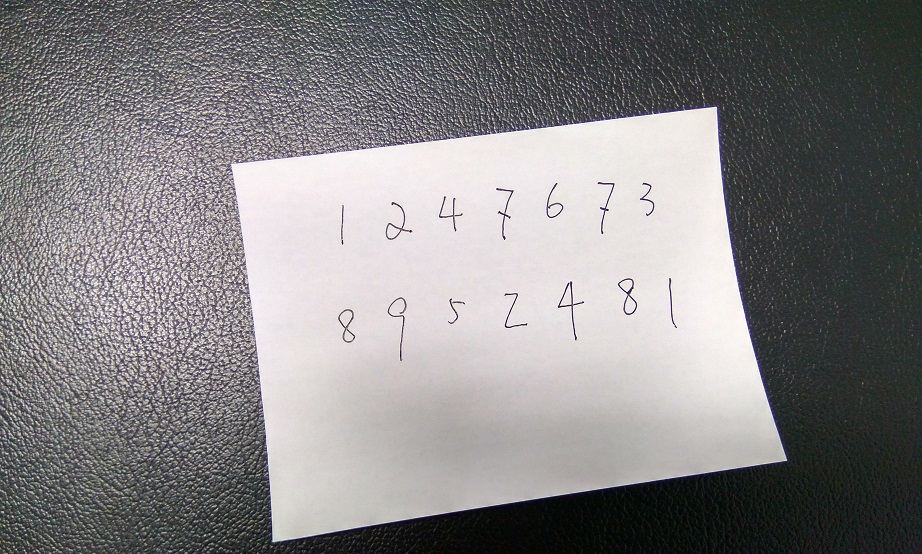
#> input picture WritingRecog/1.jpg, 922 x 554 px
$ python -i align.py   (imports and definitions only)
#> lines starting #> are read from the running program, lines starting #| are printed output that depends on the picture; after the words box and inside, x2 and y2 are one past the last pixel; in counts of white or black regions, pixels touching at a corner belong together; long printed decimals are rounded
#coding=utf-8
import cv2
import numpy as np
from sklearn.cluster import KMeans

# [6 lines left out: function R, not called in this run]
PAPER_WIDTH = 1190.0
PAPER_HEIGHT = 1684.0

def align(filename):
#> called with filename = '1.jpg'
    def is_pic(num):
        return ("%d.jpg" % num) in filename
    im = cv2.imread(filename)
#> im is the input picture: shape (554, 922, 3); mean B, G, R 131.2, 130.2, 132.1
    gray = cv2.cvtColor(im, cv2.COLOR_BGR2GRAY)
    gray = cv2.GaussianBlur(gray, (5,5), 0)
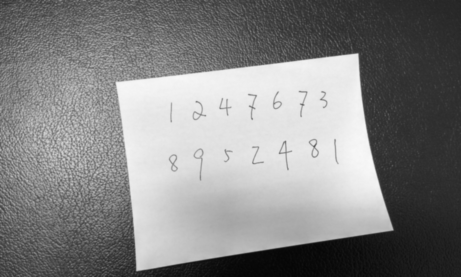
#> gray: shape (554, 922) (shown at 1/2 size); min 5, max 248, mean 130.9
    #cv2.imshow("gray",R(gray))

    if is_pic(4):
        edges = cv2.Canny(gray, 10, 100, apertureSize = 3) # pic4
        lines = cv2.HoughLines(edges, 1, np.pi / 360, 650) # pic4
    elif is_pic(5):
        edges = cv2.Canny(gray, 220, 300, apertureSize = 3)
        lines = cv2.HoughLines(edges, 1, np.pi / 360, 200)
    else:
        edges = cv2.Canny(gray, 220, 300, apertureSize = 3)
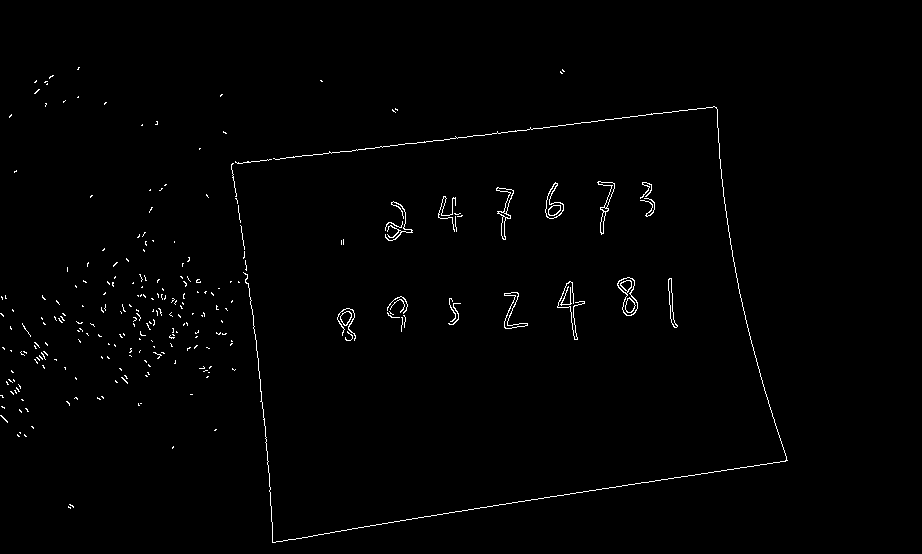
#> edges: shape (554, 922); 0.97% white in thin lines or dots, all inside (x1, y1, x2, y2) = (0, 67, 788, 543)
        lines = cv2.HoughLines(edges, 1, np.pi / 360, 60)
#> lines = 52 rows, first 8: [577, 1.41], [192, 1.45], [572, 1.42], [189, 1.46], [580, 1.4], [-222, 3.05], [-218, 3.04], [582, 1.4]

    #cv2.imshow("edges", R(edges))
    #cv2.waitKey(0)
#pic5 200 else 60
    print ("lines: ", len(lines))
#| lines:  52

    def merge_lines(lines):
        nlines = [line[0] for line in lines]
#> nlines = 52 pairs, first value -707 to 584, second value 1.39 to 3.08
        km = KMeans(4)
        km.fit(nlines)
        return km.cluster_centers_

    lines = merge_lines(lines)
#> lines = [[-217.9, 3.03], [-662.9, 2.94], [577.9, 1.41], [191.2, 1.45]]

    print (lines)
#| [[-217.917    3.033]
#|  [-662.852    2.942]
#|  [ 577.857    1.409]
#|  [ 191.167    1.452]]
    result = im.copy()
    h,w,c = result.shape
    for line in lines:
        # line: xcos(t) + ysin(y) - p = 0
        rho, theta = line
        _cos = np.cos(theta)
        _sin = np.sin(theta)
        if _cos != 0:
            pt1 = (int(rho / _cos), 0)
            pt2 = (int((rho - h * _sin) / _cos), h)
        else:
            #horizontal
            pt1 = (0, rho)
            pt2 = (w, rho)
        cv2.line(result, pt1, pt2, (0,0,255), 3)
#> this loop made 4 passes
#> (rho, theta, pt1, pt2) on passes 1 to 4: (-217.9, 3.03, (219, 0), (279, 554)), (-662.9, 2.94, (676, 0), (788, 554)), (577.9, 1.41, (3581, 0), (192, 554)), (191.2, 1.45, (1606, 0), (-3016, 554))
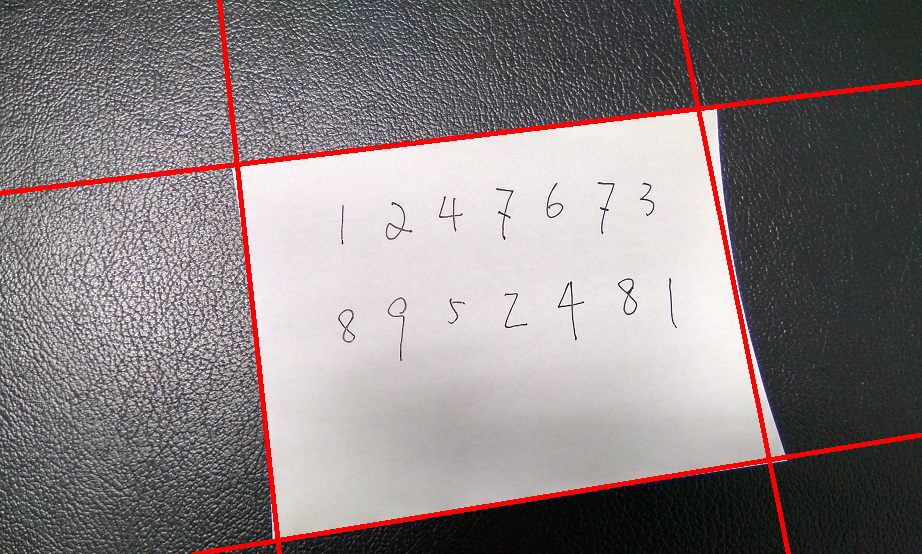
#> result: shape (554, 922, 3); 2.67% of pixels changed, all inside (x1, y1, x2, y2) = (0, 0, 922, 554)


    # 求交点
    def get_intersection(a,b):
        #a: (rho1, theta1)
        #b: (rho2, theta2)
        _cos0 = np.cos(a[1])
        _sin0 = np.sin(a[1])
        _cos1 = np.cos(b[1])
        _sin1 = np.sin(b[1])
        if _sin1 != 0:
            t = _sin0 / _sin1
#> t = 9.12
            x = (a[0] - t * b[0]) / (_cos0 - _cos1 * t)
#> x = 237.2
            y = (b[0] - x * _cos1) / _sin1
#> y = 164.1
            return np.array([x,y])
        x = b[0] / _cos1
        y = (a[0] - x * _cos0) / _sin0
        return np.array([x,y])

    tts = np.vstack([get_intersection(lines[3], lines[j]) for j in range(3)])
#> tts = [[237.2, 164.1], [698.3, 108.9], [8999.7, -885.9]]
    rec = np.sum(np.multiply(tts, tts), 1)
#> rec = [83192.8, 499411.3, 81780283.9]
    ai = np.argmax(rec)
#> ai = 2
    #lines[3] 和 lines[ai] 几乎平行
    pts = []
    for j in range(3):
        if j != ai:
            pts.append(tts[j])
#> after the loop, pts = [[237.2, 164.1], [698.3, 108.9]]
    pts.extend([get_intersection(lines[ai], lines[j]) for j in range(3) if j != ai])
    for pt in pts:
        xy =  (int(pt[0]), int(pt[1]))
        cv2.circle(result, xy, 32, (255,0,0), 32)
#> this loop made 4 passes
#> (pt, xy) on passes 1 to 4: ([237.2, 164.1], (237, 164)), ([698.3, 108.9], (698, 108)), ([278.4, 540], (278, 540)), ([769.2, 459.8], (769, 459))
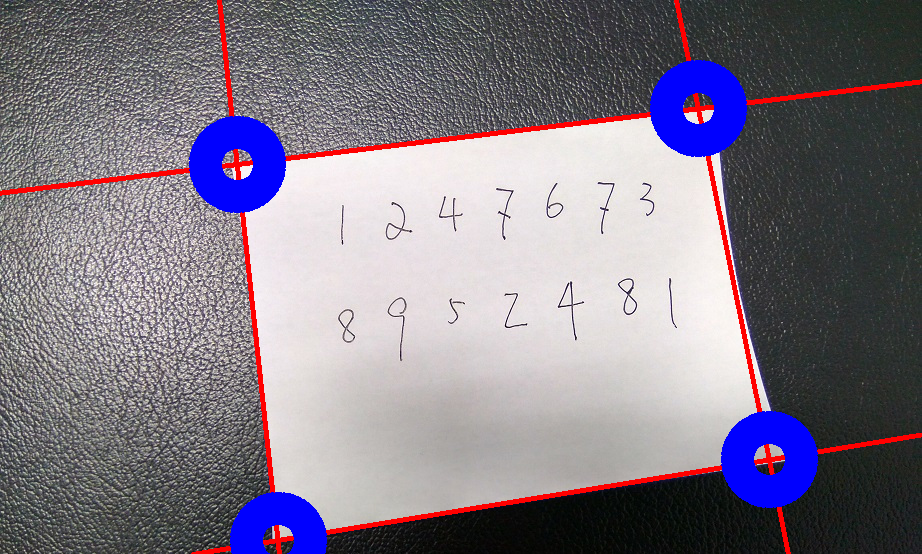
#> result: shape (554, 922, 3); 4.72% of pixels changed, all inside (x1, y1, x2, y2) = (189, 60, 818, 554)

    cnts = [0] * 4
    for i in range(4):
        for j in range(4):
            if pts[i][0] > pts[j][0]:
                cnts[i] += 1
            if pts[i][1] > pts[j][1]:
                cnts[i] += 1

    lt = np.argmin(cnts)
    rb = np.argmax(cnts)

    # 计算右上角
    maxdx = -np.inf
    rt = -1
    for i in range(4):
        if i != lt and i != rb:
            dx = pts[i][0] - pts[lt][0]
            if dx > maxdx:
                maxdx = dx
                rt = i
#> this loop made 4 passes
#> (dx, maxdx) on pass 2: (461.1, 461.1)
#> after the loop, maxdx = 461.1; rt = 1
    # 计算左下角
    for i in range(4):
        if i != lt and i != rb and i != rt:
            lb = i
    paper_p = np.array([(0,0), (PAPER_WIDTH,0), (PAPER_WIDTH, PAPER_HEIGHT), (0, PAPER_HEIGHT)]).astype(np.float32)

    if is_pic(4):
        pts = [pts[i].tolist() for i in range(4)]
        pts.sort()
        [lt, rt, rb, lb] = [1,3,2,0]
        sp = np.array([pts[i] for i in [lt,rt,rb,lb]]).astype(np.float32)

    sp = np.array([pts[i] for i in [lt,rt,rb,lb]]).astype(np.float32)
#> sp = [[237.2, 164.1], [698.3, 108.9], [769.2, 459.8], [278.4, 540]]
    M = cv2.getPerspectiveTransform(sp, paper_p)
#> M = [[2.44, -0.268, -535.8], [0.576, 4.81, -925.7], [-9.06e-05, 0.000208, 1]]
    paper = cv2.warpPerspective(im, M, (int(PAPER_WIDTH), int(PAPER_HEIGHT)))
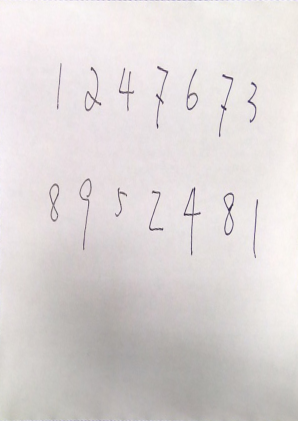
#> paper: shape (1684, 1190, 3) (shown at 1/4 size); mean B, G, R 214.5, 214.9, 220.4
    result = cv2.resize(result, (1080,720))
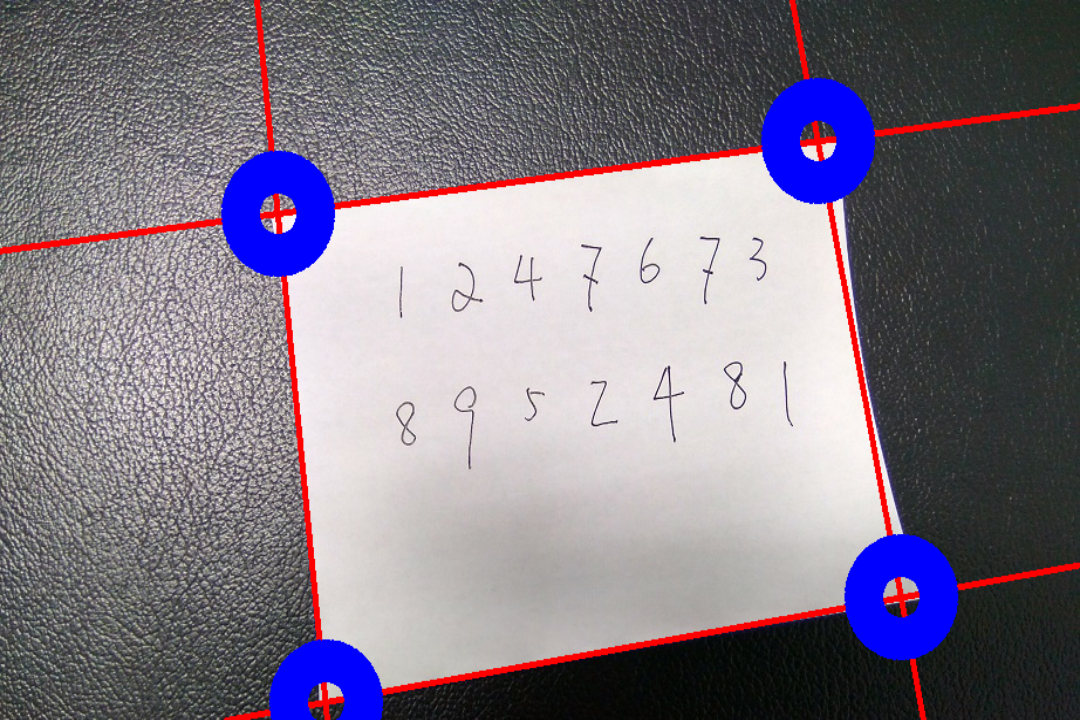
#> result: shape (720, 1080, 3); mean B, G, R 133.9, 121.1, 128.4
    '''
    cv2.imshow("source", R(im))
    cv2.waitKey(0)
    cv2.imshow("lines", R(result))
    cv2.waitKey(0)
    cv2.imshow("paper", R(paper))
    cv2.waitKey(0)
    '''
    return paper, im

>>> result = align('1.jpg')

$ run again, on WritingRecog/2.jpg
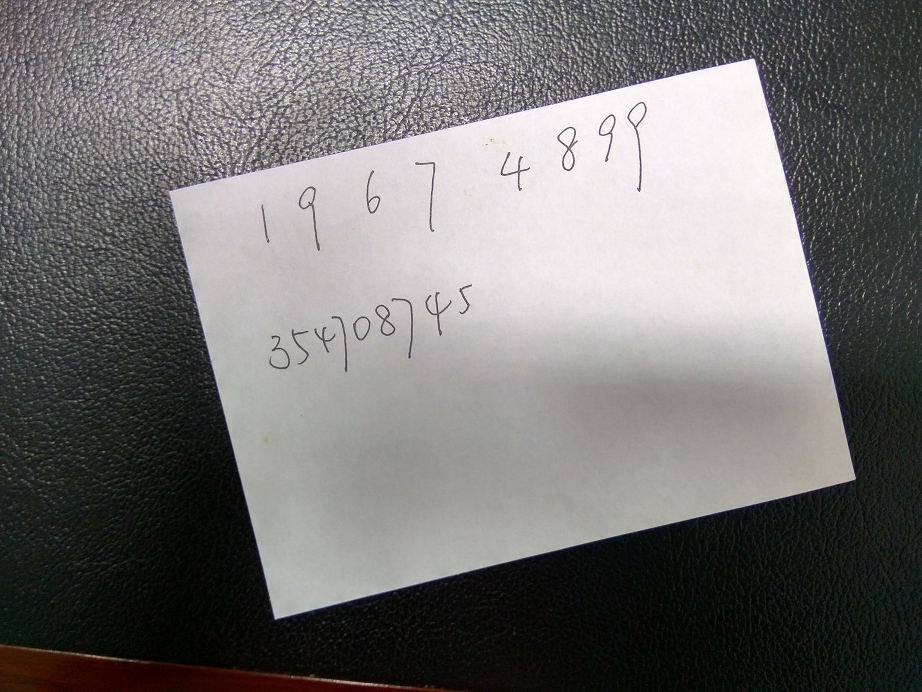
#> input picture WritingRecog/2.jpg, 922 x 692 px
#> in align, im is the input picture: shape (692, 922, 3); mean B, G, R 113.2, 114, 115.2
#> in align, `edges = cv2.Canny(gray, 220, 300, apertureSize = 3)`:
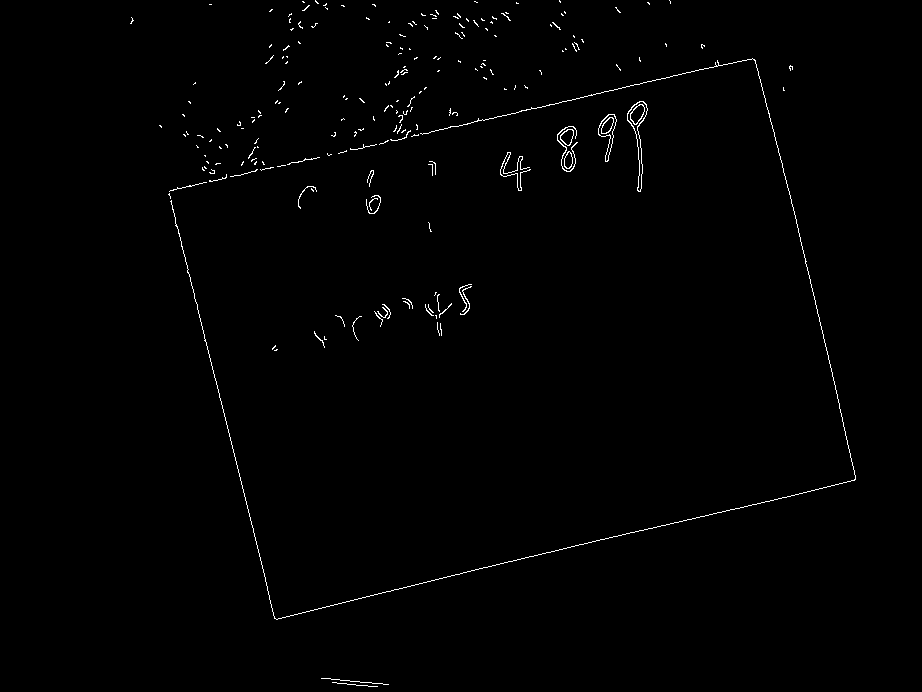
#> edges: shape (692, 922); 0.74% white in thin lines or dots, all inside (x1, y1, x2, y2) = (130, 0, 856, 687)
#> in align, `lines = cv2.HoughLines(edges, 1, np.pi / 360, 60)`: lines = 27 rows, first 8: [-117, 2.9], [225, 1.34], [665, 1.34], [661, 1.34], [-726, 2.91], [-722, 2.91], [222, 1.35], [668, 1.33]
#| lines:  27
#> nlines = 27 pairs, first value -736 to 678, second value 1.32 to 2.93
#> in align, `lines = merge_lines(lines)`: lines = [[-119, 2.9], [667, 1.33], [-723.1, 2.91], [223.8, 1.35]]
#| [[-119.            2.901]
#|  [ 667.            1.331]
#|  [-723.143    2.906 ]
#|  [ 223.833    1.347]]
#> the loop in align, `for line in lines:` made 4 passes
#> (rho, theta, pt1, pt2) on passes 1 to 4: (-119, 2.9, (122, 0), (292, 692)), (667, 1.33, (2813, 0), (-22, 692)), (-723.1, 2.91, (743, 0), (909, 692)), (223.8, 1.35, (1007, 0), (-2029, 692))
#> t = 4.09
#> x = 169.4
#> y = 191
#> tts = [[169.4, 191], [28155.4, -6184.4], [757.4, 57.03]]
#> rec = [65165.8, 830973058.8, 576881.7]
#> ai = 1
#> after the loop in align, `for j in range(3):`: pts = [[169.4, 191], [757.4, 57.03]]
#> the loop in align, `for pt in pts:` made 4 passes
#> (pt, xy) on passes 1 to 4: ([169.4, 191], (169, 190)), ([757.4, 57.03], (757, 57)), ([274.5, 619.6], (274, 619)), ([858.2, 477.1], (858, 477))
#> the loop in align, `for i in range(4):` made 4 passes
#> (dx, maxdx) on pass 2: (588, 588)
#> after the loop in align, `for i in range(4):`: maxdx = 588; rt = 1
#> sp = [[169.4, 191], [757.4, 57.03], [858.2, 477.1], [274.5, 619.6]]
#> M = [[1.87, -0.458, -228.5], [0.84, 3.69, -846.1], [-3.55e-05, 2.38e-07, 1]]
#> in align, `result = cv2.resize(result, (1080,720))`:
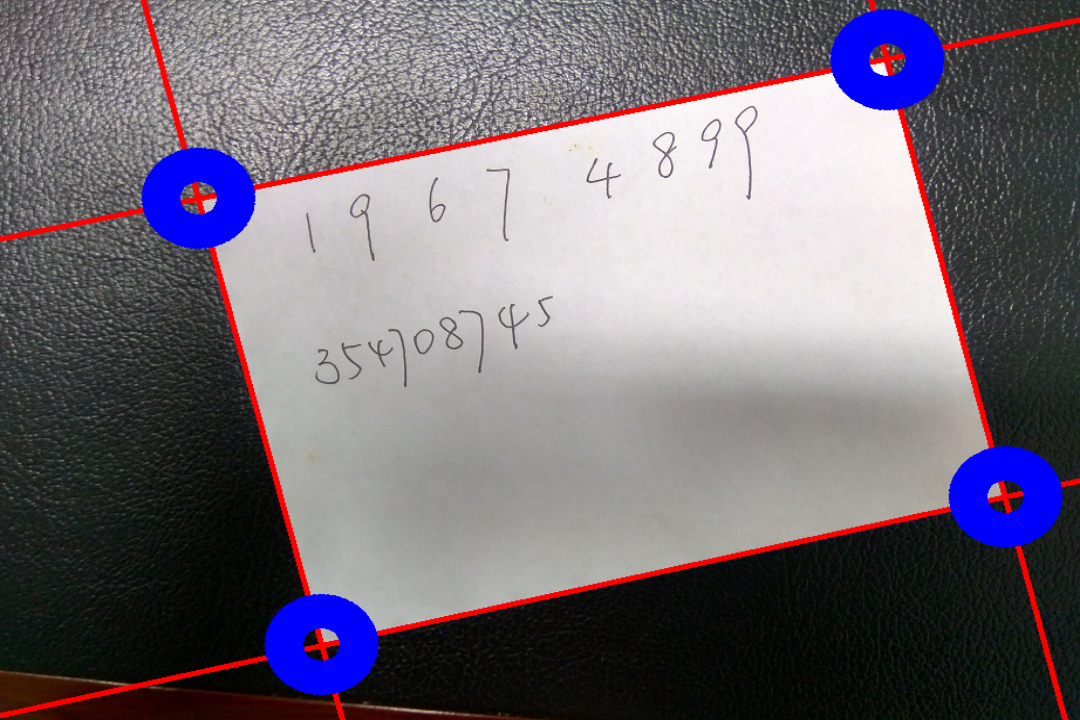
#> result: shape (720, 1080, 3); mean B, G, R 117.7, 108.1, 114.6

$ run again, on WritingRecog/3.jpg
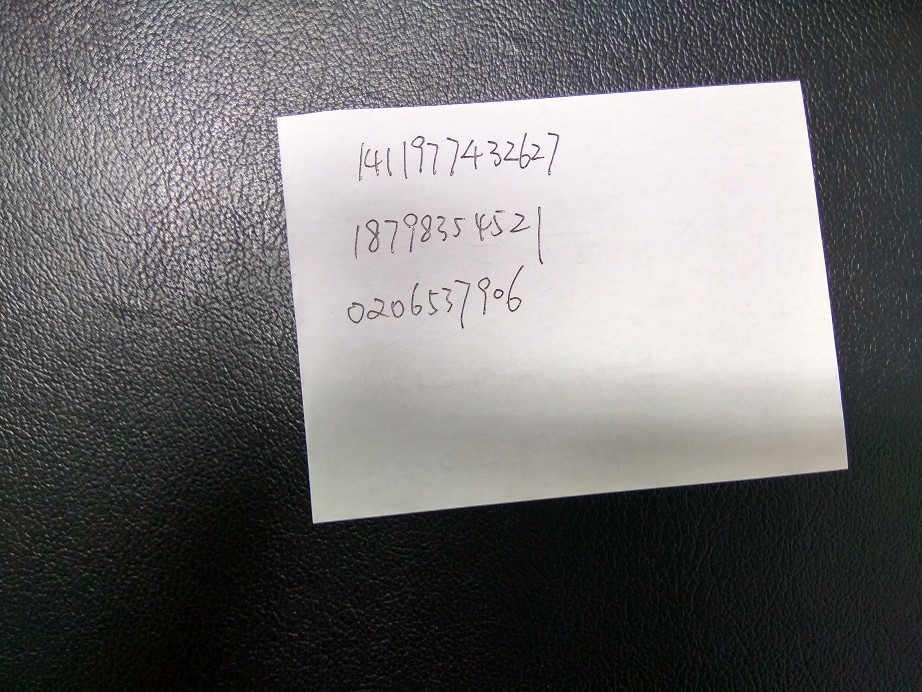
#> input picture WritingRecog/3.jpg, 922 x 692 px
#> in align, im is the input picture: shape (692, 922, 3); mean B, G, R 110.5, 110.6, 111.7
#> in align, `edges = cv2.Canny(gray, 220, 300, apertureSize = 3)`:
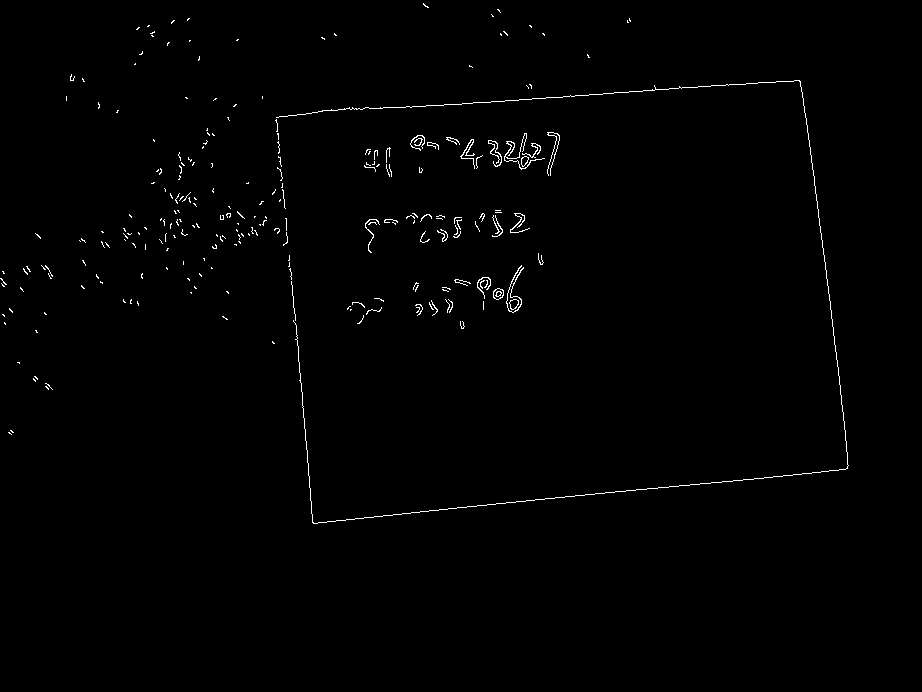
#> edges: shape (692, 922); 0.76% white in thin lines or dots, all inside (x1, y1, x2, y2) = (0, 3, 849, 524)
#> in align, `lines = cv2.HoughLines(edges, 1, np.pi / 360, 60)`: lines = 33 rows, first 8: [135, 1.5], [553, 1.47], [548, 1.47], [-786, 3.02], [-266, 3.05], [-783, 3.01], [-263, 3.05], [131, 1.51]
#| lines:  33
#> nlines = 33 pairs, first value -799 to 561, second value 1.45 to 3.07
#> in align, `lines = merge_lines(lines)`: lines = [[550.9, 1.47], [-786.1, 3.02], [129, 1.51], [-264.4, 3.05]]
#| [[ 550.857    1.469]
#|  [-786.125         3.015]
#|  [ 129.            1.512]
#|  [-264.375         3.050]]
#> the loop in align, `for line in lines:` made 4 passes
#> (rho, theta, pt1, pt2) on passes 1 to 4: (550.9, 1.47, (5397, 0), (-1347, 692)), (-786.1, 3.02, (792, 0), (880, 692)), (129, 1.51, (2207, 0), (-9614, 692)), (-264.4, 3.05, (265, 0), (329, 692))
#> t = 0.092
#> x = 313.4
#> y = 521.6
#> tts = [[313.4, 521.6], [-1105.1, -14916.1], [275.9, 113.1]]
#> rec = [370292.9, 223712418.2, 88894.3]
#> ai = 1
#> after the loop in align, `for j in range(3):`: pts = [[313.4, 521.6], [275.9, 113.1]]
#> the loop in align, `for pt in pts:` made 4 passes
#> (pt, xy) on passes 1 to 4: ([313.4, 521.6], (313, 521)), ([275.9, 113.1], (275, 113)), ([851.8, 466.4], (851, 466)), ([802.9, 82.22], (802, 82))
#> the loop in align, `for i in range(4):` made 4 passes
#> (dx, maxdx) on passes 1, 4: (37.54, 37.54), (527, 527)
#> after the loop in align, `for i in range(4):`: maxdx = 527; rt = 3
#> sp = [[275.9, 113.1], [802.9, 82.22], [851.8, 466.4], [313.4, 521.6]]
#> M = [[2.08, -0.191, -551.8], [0.242, 4.13, -533.7], [-0.0001, 7.45e-05, 1]]
#> in align, `result = cv2.resize(result, (1080,720))`:
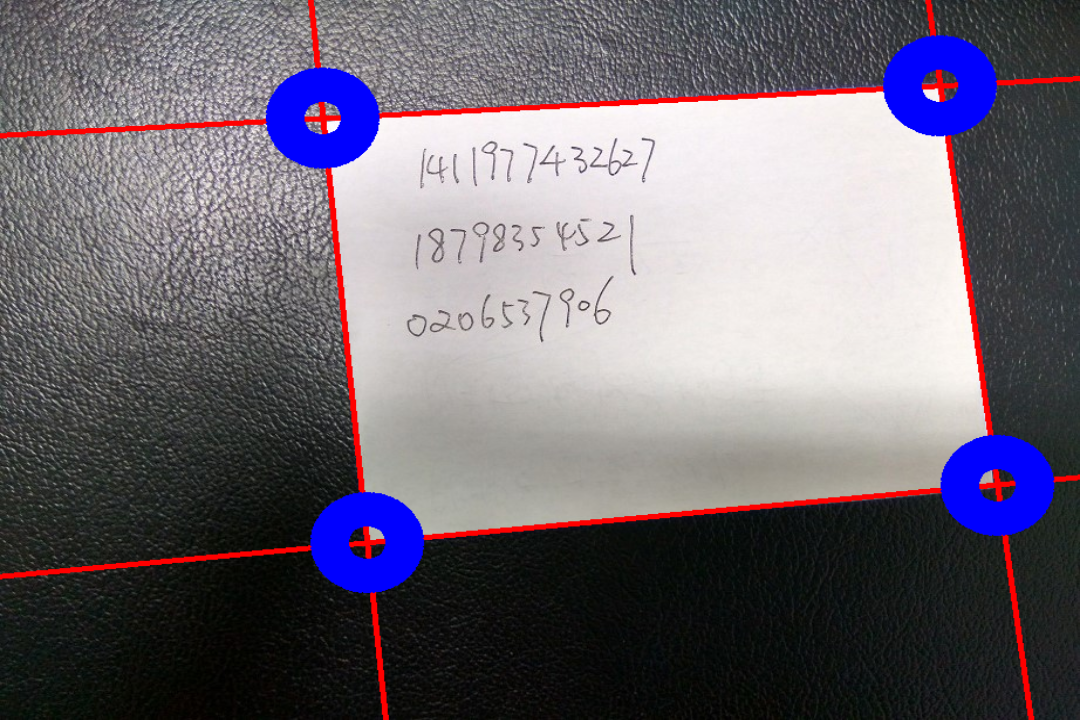
#> result: shape (720, 1080, 3); mean B, G, R 114.2, 103.8, 110.2
